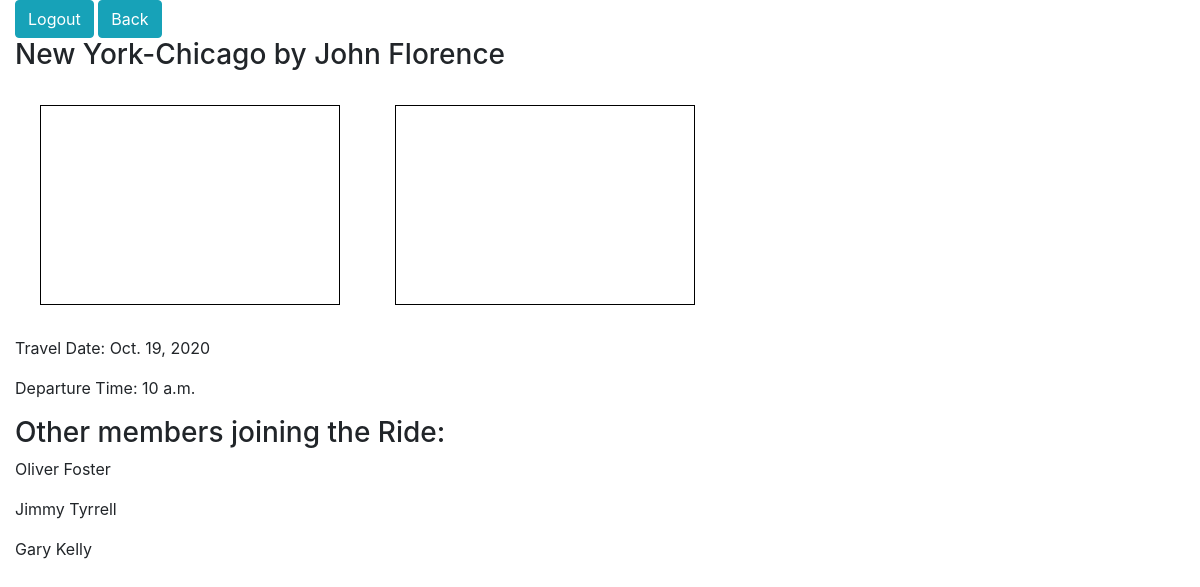
The app's page /rides/ride/1 (signed in) with its own data.
### ride_app/models.py (models this page shows)
class Ride(models.Model):
    date = models.DateField()
    departure = models.CharField(max_length=350)
    destination = models.CharField(max_length=350)
    time = models.TimeField()
    created_by = models.ForeignKey(
        User, related_name="created_ride", on_delete=models.CASCADE, null=True)
    joined_by = models.ManyToManyField(User, related_name="joined_rides")
    created_at = models.DateTimeField(auto_now_add=True)
    updated_at = models.DateTimeField(auto_now=True)

### ride_app/views.py (the view)
# urls.py: path('ride/<int:ride_id>', views.ride, name='ride'),
@login_required(login_url='index')
def ride(request, ride_id):
    context = {
        'ride': Ride.objects.get(id=ride_id),
        'joiners': User.objects.filter(joined_rides=ride_id)
    }
    return render(request, 'Ride_app/ride.html', context)

### ride_app/templates/ride_app/ride.html (shortened to what this page needs)
{% extends "Ride_app/base.html" %}
{% block content %}
<h3>{{ride.departure}}-{{ride.destination}} by {{ride.created_by.first_name}} {{ride.created_by.last_name}}</h3>
<div id="map1"></div>
<div id="map2"></div>
<p>Travel Date: {{ride.date}}</p>
<p>Departure Time: {{ride.time}}
<h3>Other members joining the Ride:</h3>
{% for user in joiners %}
<p>{{user.first_name}} {{user.last_name}}</p>
{% endfor %}
{% endblock %}

### ride_app/static/ride_app/styles.css (style rules this page uses)
#map1,#map2 { width:300px; height:200px; display:inline-block ; border:1px solid black; margin:25px; }

### records on screen
Ride: departure "New York", destination "Chicago", created_by.first_name "John", created_by.last_name "Florence", date "Oct. 19, 2020", time "10 a.m."

### other values on screen
{{ user.first_name }} "Oliver"
{{ user.last_name }} "Foster"
{{ user.first_name }} "Jimmy"
{{ user.last_name }} "Tyrrell"
{{ user.first_name }} "Gary"
{{ user.last_name }} "Kelly"
